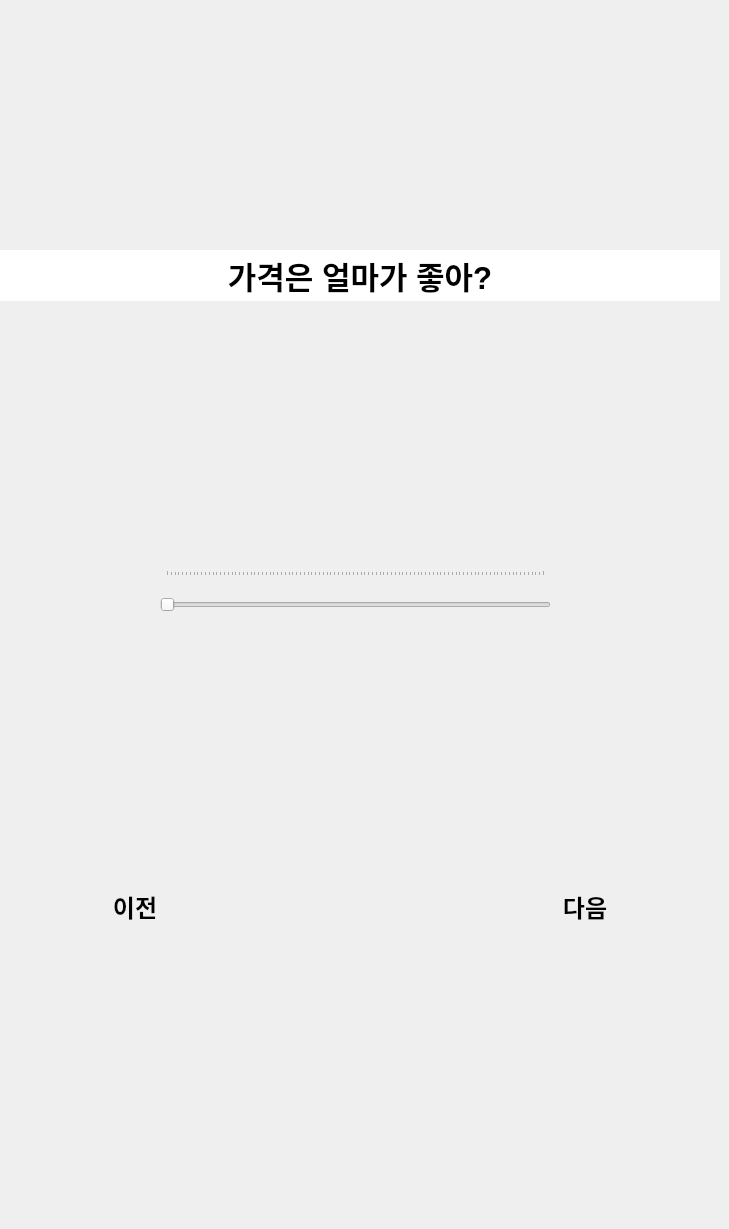
   <widget class="QWidget" name="page_3">
    <widget class="QLabel" name="p3_background_image_label">
     <property name="geometry">
      <rect>
       <x>0</x>
       <y>0</y>
       <width>720</width>
       <height>1220</height>
      </rect>
     </property>
     <property name="styleSheet">
      <string notr="true"/>
     </property>
     <property name="text">
      <string/>
     </property>
     <property name="pixmap">
      <pixmap>source/background_720.png</pixmap>
     </property>
    </widget>
    <widget class="QLabel" name="p3_home_image_label">
     <property name="geometry">
      <rect>
       <x>10</x>
       <y>10</y>
       <width>50</width>
       <height>50</height>
      </rect>
     </property>
     <property name="text">
      <string/>
     </property>
     <property name="pixmap">
      <pixmap>source/home_50.png</pixmap>
     </property>
    </widget>
    <widget class="QPushButton" name="p3_home_button">
     <property name="geometry">
      <rect>
       <x>10</x>
       <y>10</y>
       <width>50</width>
       <height>50</height>
      </rect>
     </property>
     <property name="text">
      <string/>
     </property>
     <property name="flat">
      <bool>true</bool>
     </property>
    </widget>
    <widget class="QLabel" name="p3_question_label">
     <property name="geometry">
      <rect>
       <x>0</x>
       <y>250</y>
       <width>720</width>
       <height>51</height>
      </rect>
     </property>
     <property name="font">
      <font>
       <pointsize>23</pointsize>
       <bold>true</bold>
      </font>
     </property>
     <property name="styleSheet">
      <string notr="true">background-color: rgb(255, 255, 255);</string>
     </property>
     <property name="text">
      <string>가격은 얼마가 좋아?</string>
     </property>
     <property name="alignment">
      <set>Qt::AlignCenter</set>
     </property>
    </widget>
    <widget class="QLabel" name="p3_next_page_image_label">
     <property name="geometry">
      <rect>
       <x>440</x>
       <y>780</y>
       <width>280</width>
       <height>256</height>
      </rect>
     </property>
     <property name="text">
      <string/>
     </property>
     <property name="pixmap">
      <pixmap>source/button.png</pixmap>
     </property>
    </widget>
    <widget class="QPushButton" name="p3_next_page_button">
     <property name="geometry">
      <rect>
       <x>500</x>
       <y>840</y>
       <width>170</width>
       <height>160</height>
      </rect>
     </property>
     <property name="font">
      <font>
       <pointsize>18</pointsize>
       <bold>true</bold>
      </font>
     </property>
     <property name="text">
      <string>다음
</string>
     </property>
     <property name="flat">
      <bool>true</bool>
     </property>
    </widget>
    <widget class="QLabel" name="p3_past_page_image_label">
     <property name="geometry">
      <rect>
       <x>0</x>
       <y>780</y>
       <width>280</width>
       <height>256</height>
      </rect>
     </property>
     <property name="text">
      <string/>
     </property>
     <property name="pixmap">
      <pixmap>source/button_back.png</pixmap>
     </property>
    </widget>
    <widget class="QPushButton" name="p3_past_page_button">
     <property name="geometry">
      <rect>
       <x>50</x>
       <y>840</y>
       <width>170</width>
       <height>160</height>
      </rect>
     </property>
     <property name="font">
      <font>
       <pointsize>18</pointsize>
       <bold>true</bold>
      </font>
     </property>
     <property name="text">
      <string>이전
</string>
     </property>
     <property name="flat">
      <bool>true</bool>
     </property>
    </widget>
    <widget class="QSlider" name="p3_price_horizontalSlider">
     <property name="geometry">
      <rect>
       <x>160</x>
       <y>570</y>
       <width>391</width>
       <height>61</height>
      </rect>
     </property>
     <property name="mouseTracking">
      <bool>false</bool>
     </property>
     <property name="maximum">
      <number>99</number>
     </property>
     <property name="pageStep">
      <number>10</number>
     </property>
     <property name="sliderPosition">
      <number>0</number>
     </property>
     <property name="tracking">
      <bool>false</bool>
     </property>
     <property name="orientation">
      <enum>Qt::Horizontal</enum>
     </property>
     <property name="invertedAppearance">
      <bool>false</bool>
     </property>
     <property name="invertedControls">
      <bool>false</bool>
     </property>
     <property name="tickPosition">
      <enum>QSlider::TicksAbove</enum>
     </property>
    </widget>
   </widget>
